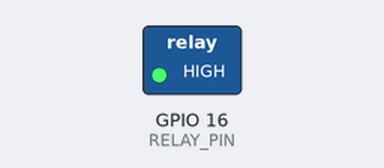
The sketch below on a simulated ESP32. On the bench: switched loads named in the sketch (green lamp = pin HIGH). Dashed ring = blinking.

Above: at 0.5 s.
Timing chart, 0 to 4.6 s (numbered marks = the images above):
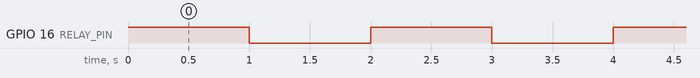

Measured:
- by itself, GPIO 16 (RELAY_PIN): alternates HIGH for 1.0 s and LOW for 1.0 s

The sketch:

Relay_Test.ino
```cpp
/*
 * This ESP32 code is created by esp32io.com
 *
 * This ESP32 code is released in the public domain
 *
 * For more detail (instruction and wiring diagram), visit https://esp32io.com/tutorials/esp32-relay
 */

#define RELAY_PIN 16 // ESP32 pin GIOP16 connected to the IN pin of relay

// the setup function runs once when you press reset or power the board
void setup() {
  // initialize digital pin as an output.
  pinMode(RELAY_PIN, OUTPUT);
}

// the loop function runs over and over again forever
void loop() {
  digitalWrite(RELAY_PIN, HIGH);
  delay(1000);
  digitalWrite(RELAY_PIN, LOW);
  delay(1000);
}
```
